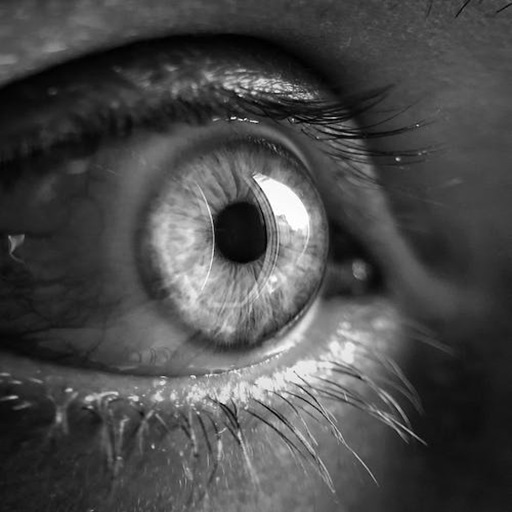
#> input picture Images/aaa.jpeg, 512 x 512 px, found by its file name
$ python test.py
#> lines starting #> are read from the running program, lines starting #| are printed output that depends on the picture; after the words box and inside, x2 and y2 are one past the last pixel; in counts of white or black regions, pixels touching at a corner belong together
#> further down, img is the input picture: shape (512, 512); min 0, max 255, mean 73.4
import numpy as np
import cv2
import matplotlib.pyplot as plt

def add_salt_noise(img1, perc):
#> called with perc = 10
    img = img1.copy()
    h, w = img1.shape
#> h = 512; w = 512

    perc = perc / 100
    total_n = int(perc * h * w)
#> total_n = 26214

    for i in range(total_n):
        r_row = np.random.randint(0, h-1)
        r_col = np.random.randint(0, w-1)
        img[r_row, r_col] = np.random.choice([0, 255])
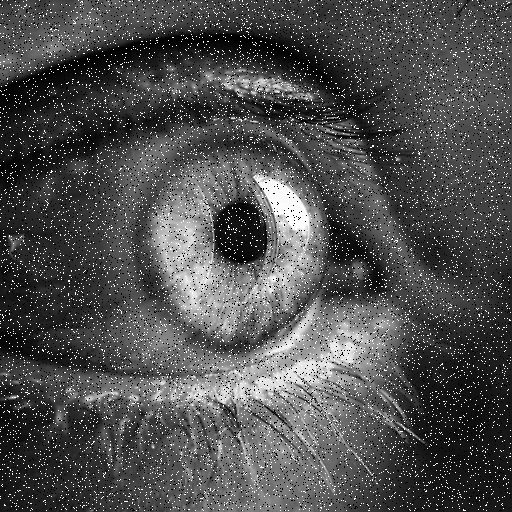
#> img: shape (512, 512); 9.53% of pixels changed, all inside (x1, y1, x2, y2) = (0, 0, 511, 511)

    return img

def geometric_mean_filtering(img, kernel_size):
#> called with kernel_size = 5
    h, w = img.shape
#> h = 512; w = 512
    padding = kernel_size // 2
    filtered_img = np.zeros((h, w), dtype=np.float64)

    for i in range(padding, h-padding):
        for j in range(padding, w-padding):
            window = img[i-padding: i+padding+1, j-padding: j+padding+1]
            window = window + 0.01
            product = np.prod(window)
            filtered_img[i, j] = product**(1/(kernel_size**2))
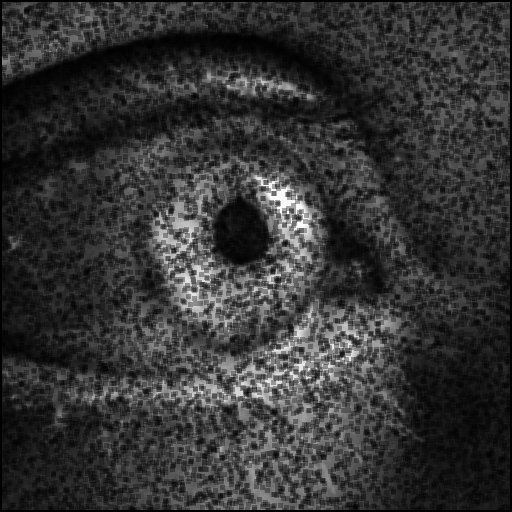
#> filtered_img: shape (512, 512) float64; min 0, max 252.8, mean 52.5

    return np.uint8(filtered_img)

path = 'Digital Image Processing/Images/aaa.jpeg'
img = cv2.imread(path, 0)
img = cv2.resize(img, (512, 512))

percentage = 10
noisy_image = add_salt_noise(img, percentage)

kernel_size = 5
geometric_filtered = geometric_mean_filtering(noisy_image, kernel_size)

plt.subplot(2, 2, 1)
plt.imshow(img, cmap='gray')
plt.title('Original Image')

plt.subplot(2, 2, 2)
plt.imshow(noisy_image, cmap='gray')
plt.title('Noisy Image')

plt.subplot(2, 2, 3)
plt.imshow(geometric_filtered, cmap='gray')
plt.title('Geometric Mean Filtered Image')

plt.show()
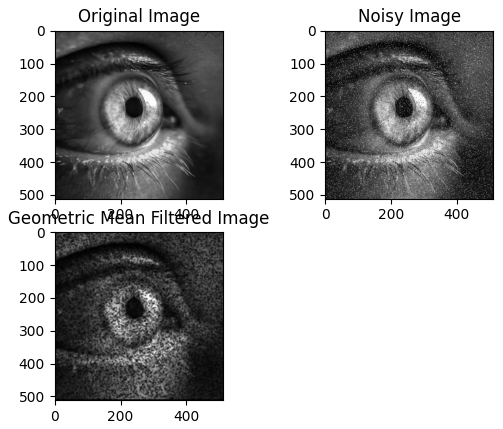
#> figure drawn by matplotlib, 3 panels

$ run again, with Images/aa.jpeg copied over Images/aaa.jpeg
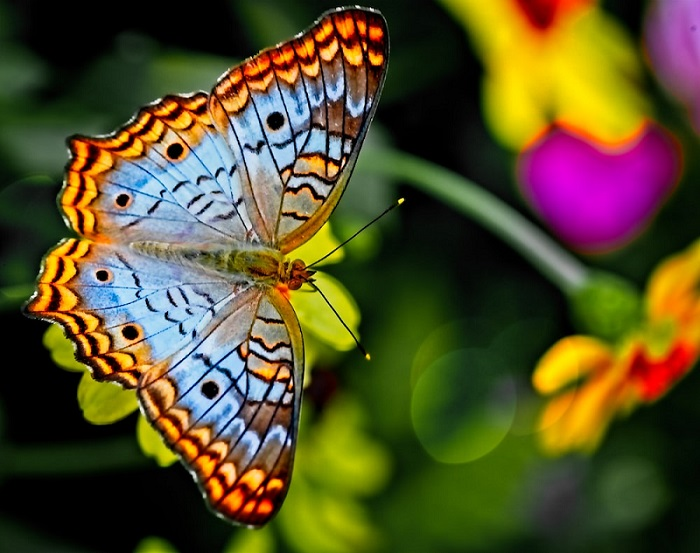
#> input picture Images/aa.jpeg, 700 x 553 px, found by its file name
#> after the loop in add_salt_noise, `for i in range(total_n):`:
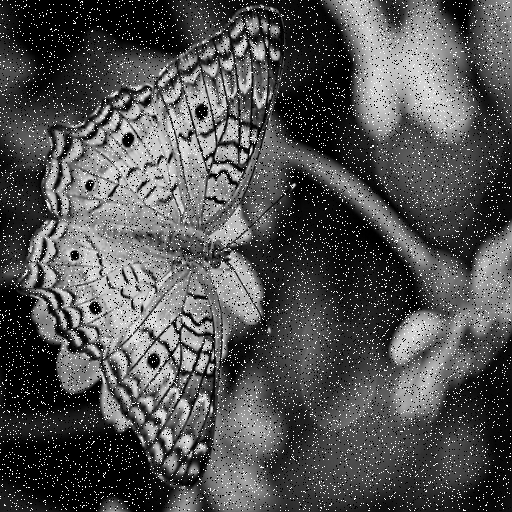
#> img: shape (512, 512); min 0, max 255, mean 81.7
#> after the loop in geometric_mean_filtering, `for i in range(padding, h-padding):`:
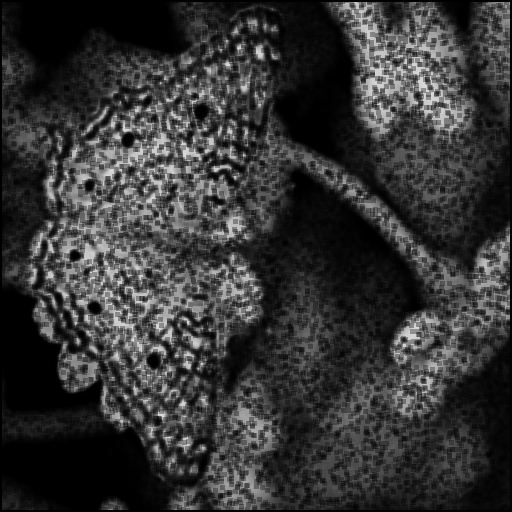
#> filtered_img: shape (512, 512) float64; min 0, max 223, mean 52.7

$ run again, with Images/a.jpg copied over Images/aaa.jpeg
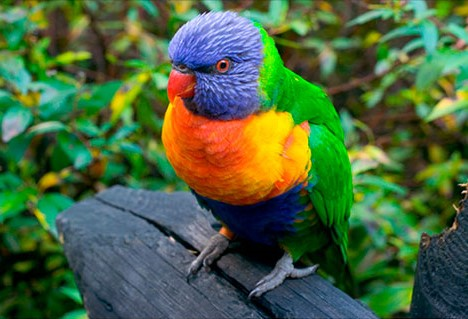
#> input picture Images/a.jpg, 468 x 319 px, found by its file name
#> after the loop in add_salt_noise, `for i in range(total_n):`:
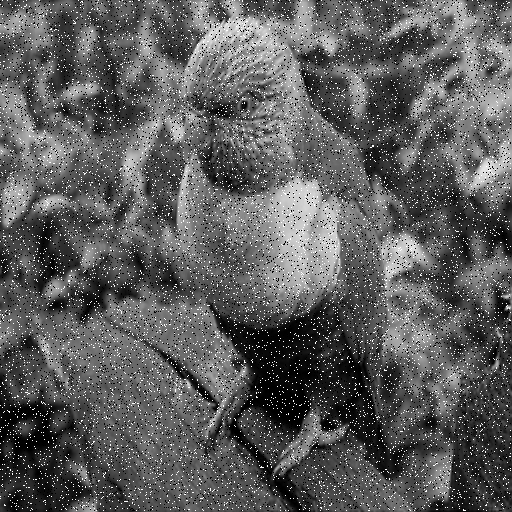
#> img: shape (512, 512); min 0, max 255, mean 92.5
#> after the loop in geometric_mean_filtering, `for i in range(padding, h-padding):`:
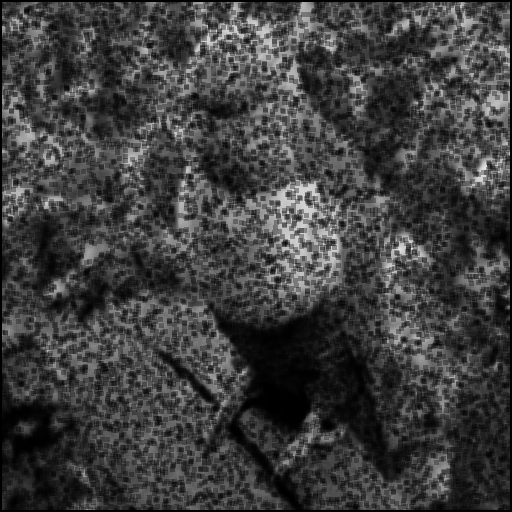
#> filtered_img: shape (512, 512) float64; min 0, max 228, mean 62.6
